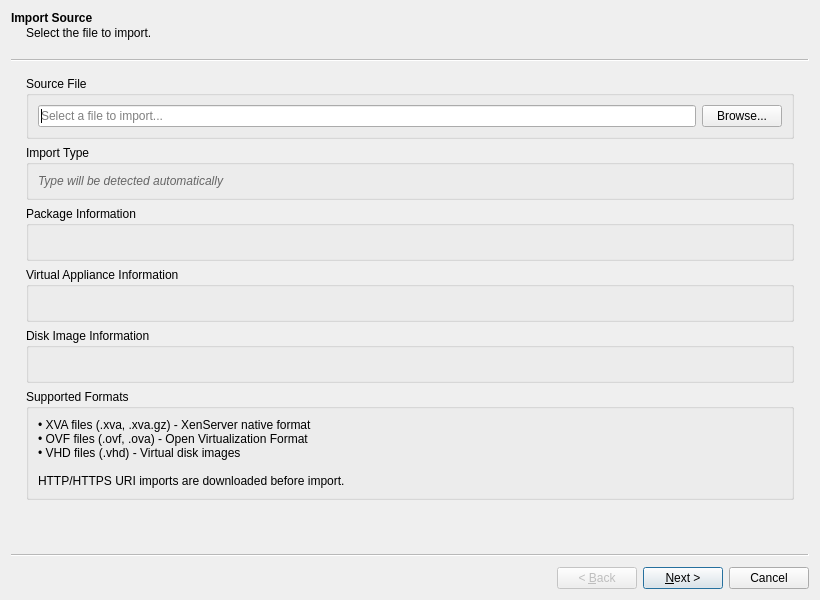
<?xml version="1.0" encoding="UTF-8"?>
<ui version="4.0">
 <class>ImportWizard</class>
 <widget class="QWizard" name="ImportWizard">
  <property name="geometry">
   <rect>
    <x>0</x>
    <y>0</y>
    <width>820</width>
    <height>600</height>
   </rect>
  </property>
  <property name="windowTitle">
   <string>Import Virtual Machine</string>
  </property>
  <property name="modal">
   <bool>true</bool>
  </property>

  <!-- ══ Page 0: Source ══════════════════════════════════════════════════════ -->
  <widget class="QWizardPage" name="pageSource">
   <property name="title">
    <string>Import Source</string>
   </property>
   <property name="subTitle">
    <string>Select the file to import.</string>
   </property>
   <layout class="QVBoxLayout" name="sourcePageLayout">
    <item>
     <widget class="QGroupBox" name="fileGroup">
      <property name="title">
       <string>Source File</string>
      </property>
      <layout class="QHBoxLayout" name="fileGroupLayout">
       <item>
        <widget class="QLineEdit" name="filePathEdit">
         <property name="placeholderText">
          <string>Select a file to import...</string>
         </property>
        </widget>
       </item>
       <item>
        <widget class="QPushButton" name="browseButton">
         <property name="text">
          <string>Browse...</string>
         </property>
        </widget>
       </item>
      </layout>
     </widget>
    </item>
    <item>
     <widget class="QGroupBox" name="typeGroup">
      <property name="title">
       <string>Import Type</string>
      </property>
      <layout class="QVBoxLayout" name="typeGroupLayout">
       <item>
        <widget class="QLabel" name="typeLabel">
         <property name="text">
          <string>Type will be detected automatically</string>
         </property>
         <property name="styleSheet">
          <string>QLabel { color: #666; font-style: italic; }</string>
         </property>
        </widget>
       </item>
      </layout>
     </widget>
    </item>
    <item>
     <widget class="QGroupBox" name="ovfMetaGroup">
      <property name="title">
       <string>Package Information</string>
      </property>
      <property name="visible">
       <bool>false</bool>
      </property>
      <layout class="QVBoxLayout" name="ovfMetaGroupLayout">
       <item>
        <widget class="QLabel" name="ovfMetaLabel">
         <property name="text">
          <string/>
         </property>
         <property name="wordWrap">
          <bool>true</bool>
         </property>
        </widget>
       </item>
      </layout>
     </widget>
    </item>
    <item>
     <widget class="QGroupBox" name="xvaMetaGroup">
      <property name="title">
       <string>Virtual Appliance Information</string>
      </property>
      <property name="visible">
       <bool>false</bool>
      </property>
      <layout class="QVBoxLayout" name="xvaMetaGroupLayout">
       <item>
        <widget class="QLabel" name="xvaMetaLabel">
         <property name="text">
          <string/>
         </property>
         <property name="wordWrap">
          <bool>true</bool>
         </property>
        </widget>
       </item>
      </layout>
     </widget>
    </item>
    <item>
     <widget class="QGroupBox" name="diskMetaGroup">
      <property name="title">
       <string>Disk Image Information</string>
      </property>
      <property name="visible">
       <bool>false</bool>
      </property>
      <layout class="QVBoxLayout" name="diskMetaGroupLayout">
       <item>
        <widget class="QLabel" name="diskMetaLabel">
         <property name="text">
          <string/>
         </property>
         <property name="wordWrap">
          <bool>true</bool>
         </property>
        </widget>
       </item>
      </layout>
     </widget>
    </item>
    <item>
     <widget class="QGroupBox" name="formatsGroup">
      <property name="title">
       <string>Supported Formats</string>
      </property>
      <layout class="QVBoxLayout" name="formatsGroupLayout">
       <item>
        <widget class="QLabel" name="formatsLabel">
         <property name="text">
          <string>• XVA files (.xva, .xva.gz) - XenServer native format
• OVF files (.ovf, .ova) - Open Virtualization Format
• VHD files (.vhd) - Virtual disk images

HTTP/HTTPS URI imports are downloaded before import.</string>
         </property>
         <property name="wordWrap">
          <bool>true</bool>
         </property>
        </widget>
       </item>
      </layout>
     </widget>
    </item>
    <item>
     <spacer name="sourcePageSpacer">
      <property name="orientation">
       <enum>Qt::Vertical</enum>
      </property>
     </spacer>
    </item>
   </layout>
  </widget>

  <!-- ══ Page 1: Host ════════════════════════════════════════════════════════ -->
  <widget class="QWizardPage" name="pageHost">
   <property name="title">
    <string>Select Destination</string>
   </property>
   <property name="subTitle">
    <string>Choose the host or pool to import the virtual machine into.</string>
   </property>
   <layout class="QVBoxLayout" name="hostPageLayout">
    <item>
     <layout class="QFormLayout" name="hostFormLayout">
      <item row="0" column="0">
       <widget class="QLabel" name="hostLabel">
        <property name="text">
         <string>Target Server:</string>
        </property>
       </widget>
      </item>
      <item row="0" column="1">
       <widget class="QComboBox" name="hostCombo"/>
      </item>
     </layout>
    </item>
    <item>
     <widget class="QLabel" name="hostInfoLabel">
      <property name="text">
       <string>The virtual machine will be imported to the selected server. You can configure storage and network settings on the following pages.</string>
      </property>
      <property name="wordWrap">
       <bool>true</bool>
      </property>
      <property name="styleSheet">
       <string>QLabel { color: #666; font-style: italic; }</string>
      </property>
     </widget>
    </item>
    <item>
     <spacer name="hostPageSpacer">
      <property name="orientation">
       <enum>Qt::Vertical</enum>
      </property>
     </spacer>
    </item>
   </layout>
  </widget>

  <!-- ══ Page 2: Storage ═════════════════════════════════════════════════════ -->
  <widget class="QWizardPage" name="pageStorage">
   <property name="title">
    <string>Storage Configuration</string>
   </property>
   <property name="subTitle">
    <string>Select the storage repository for the imported virtual disks.</string>
   </property>
   <layout class="QVBoxLayout" name="storagePageLayout">
    <item>
     <layout class="QHBoxLayout" name="storageSrRow">
      <item>
       <widget class="QLabel" name="srLabel">
        <property name="text">
         <string>Storage Repository:</string>
        </property>
       </widget>
      </item>
      <item>
       <widget class="QComboBox" name="storageCombo">
        <property name="sizePolicy">
         <sizepolicy hsizetype="Expanding" vsizetype="Fixed">
          <horstretch>1</horstretch>
          <verstretch>0</verstretch>
         </sizepolicy>
        </property>
       </widget>
      </item>
      <item>
       <widget class="QPushButton" name="storageRescanButton">
        <property name="text">
         <string>Rescan</string>
        </property>
        <property name="toolTip">
         <string>Run SR.scan on the selected storage repository to refresh VDI and free-space information.</string>
        </property>
       </widget>
      </item>
     </layout>
    </item>
    <item>
     <widget class="QLabel" name="diskSrLabel">
      <property name="text">
       <string>Per-disk storage repositories:</string>
      </property>
      <property name="visible">
       <bool>false</bool>
      </property>
     </widget>
    </item>
    <item>
     <widget class="QTableWidget" name="diskSrTable">
      <property name="visible">
       <bool>false</bool>
      </property>
      <property name="selectionMode">
       <enum>QAbstractItemView::NoSelection</enum>
      </property>
      <property name="editTriggers">
       <set>QAbstractItemView::NoEditTriggers</set>
      </property>
      <property name="columnCount">
       <number>2</number>
      </property>
      <attribute name="horizontalHeaderItem">
       <column>0</column>
       <item>
        <property name="text">
         <string>Disk File</string>
        </property>
       </item>
      </attribute>
      <attribute name="horizontalHeaderItem">
       <column>1</column>
       <item>
        <property name="text">
         <string>Storage Repository</string>
        </property>
       </item>
      </attribute>
     </widget>
    </item>
    <item>
     <spacer name="storagePageSpacer">
      <property name="orientation">
       <enum>Qt::Vertical</enum>
      </property>
     </spacer>
    </item>
   </layout>
  </widget>

  <!-- ══ Page 3: Network ═════════════════════════════════════════════════════ -->
  <widget class="QWizardPage" name="pageNetwork">
   <property name="title">
    <string>Network Configuration</string>
   </property>
   <property name="subTitle">
    <string>Select the target network(s) for the imported virtual machine.</string>
   </property>
   <layout class="QVBoxLayout" name="networkPageLayout">
    <item>
     <widget class="QGroupBox" name="xvaNetGroup">
      <property name="title">
       <string>Target Network</string>
      </property>
      <layout class="QFormLayout" name="xvaNetGroupLayout">
       <item row="0" column="0">
        <widget class="QLabel" name="networkComboLabel">
         <property name="text">
          <string>Target Network:</string>
         </property>
        </widget>
       </item>
       <item row="0" column="1">
        <widget class="QComboBox" name="networkCombo"/>
       </item>
      </layout>
     </widget>
    </item>
    <item>
     <widget class="QGroupBox" name="ovfMappingGroup">
      <property name="title">
       <string>OVF Network Mappings</string>
      </property>
      <property name="visible">
       <bool>false</bool>
      </property>
      <layout class="QVBoxLayout" name="ovfMappingGroupLayout">
       <item>
        <widget class="QWidget" name="ovfMappingContainer"/>
       </item>
      </layout>
     </widget>
    </item>
    <item>
     <spacer name="networkPageSpacer">
      <property name="orientation">
       <enum>Qt::Vertical</enum>
      </property>
     </spacer>
    </item>
   </layout>
  </widget>

  <!-- ══ Page 4: Options ═════════════════════════════════════════════════════ -->
  <widget class="QWizardPage" name="pageOptions">
   <property name="title">
    <string>Import Options</string>
   </property>
   <property name="subTitle">
    <string>Configure additional import options.</string>
   </property>
   <layout class="QVBoxLayout" name="optionsPageLayout">
    <item>
     <widget class="QGroupBox" name="importOptionsGroup">
      <property name="title">
       <string>Import Options</string>
      </property>
      <layout class="QVBoxLayout" name="importOptionsGroupLayout">
       <item>
        <widget class="QCheckBox" name="runFixups">
         <property name="text">
          <string>Run operating system fixups</string>
         </property>
        </widget>
       </item>
       <item>
        <layout class="QFormLayout" name="fixupSrFormLayout">
         <item row="0" column="0">
          <widget class="QLabel" name="fixupSrLabel">
           <property name="text">
            <string>Fixup ISO SR:</string>
           </property>
           <property name="enabled">
            <bool>false</bool>
           </property>
          </widget>
         </item>
         <item row="0" column="1">
          <widget class="QComboBox" name="fixupSrCombo">
           <property name="enabled">
            <bool>false</bool>
           </property>
          </widget>
         </item>
        </layout>
       </item>
       <item>
        <widget class="QCheckBox" name="startAfterImport">
         <property name="text">
          <string>Start VMs automatically after import</string>
         </property>
        </widget>
       </item>
      </layout>
     </widget>
    </item>
    <item>
     <spacer name="optionsPageSpacer">
      <property name="orientation">
       <enum>Qt::Vertical</enum>
      </property>
     </spacer>
    </item>
   </layout>
  </widget>

  <!-- ══ Page 5: Finish ══════════════════════════════════════════════════════ -->
  <widget class="QWizardPage" name="pageFinish">
   <property name="title">
    <string>Ready to Import</string>
   </property>
   <property name="subTitle">
    <string>Review the import settings and start the import process.</string>
   </property>
   <layout class="QVBoxLayout" name="finishPageLayout">
    <item>
     <widget class="QLabel" name="summaryLabel">
      <property name="text">
       <string>Import Summary:</string>
      </property>
     </widget>
    </item>
    <item>
     <widget class="QTextEdit" name="summaryText">
      <property name="readOnly">
       <bool>true</bool>
      </property>
      <property name="maximumHeight">
       <number>200</number>
      </property>
     </widget>
    </item>
    <item>
     <widget class="QGroupBox" name="finishProgressGroup">
      <property name="title">
       <string>Import Progress</string>
      </property>
      <layout class="QVBoxLayout" name="finishProgressGroupLayout">
       <item>
        <widget class="QLabel" name="statusLabel">
         <property name="text">
          <string>Click Finish to start the import process.</string>
         </property>
        </widget>
       </item>
       <item>
        <widget class="QProgressBar" name="progressBar">
         <property name="visible">
          <bool>false</bool>
         </property>
         <property name="value">
          <number>0</number>
         </property>
        </widget>
       </item>
      </layout>
     </widget>
    </item>
    <item>
     <spacer name="finishPageSpacer">
      <property name="orientation">
       <enum>Qt::Vertical</enum>
      </property>
     </spacer>
    </item>
   </layout>
  </widget>

  <!-- ══ Page 6: VM Config (VHD/VMDK only) ══════════════════════════════════ -->
  <widget class="QWizardPage" name="pageVmConfig">
   <property name="title">
    <string>Virtual Machine Configuration</string>
   </property>
   <property name="subTitle">
    <string>Specify the name and hardware settings for the imported virtual machine.</string>
   </property>
   <layout class="QVBoxLayout" name="vmConfigPageLayout">
    <item>
     <layout class="QFormLayout" name="vmConfigFormLayout">
      <item row="0" column="0">
       <widget class="QLabel" name="vmNameLabel">
        <property name="text">
         <string>VM Name:</string>
        </property>
       </widget>
      </item>
      <item row="0" column="1">
       <widget class="QLineEdit" name="vmNameEdit">
        <property name="placeholderText">
         <string>Enter a name for the virtual machine</string>
        </property>
       </widget>
      </item>
      <item row="1" column="0">
       <widget class="QLabel" name="vcpuLabel">
        <property name="text">
         <string>vCPUs:</string>
        </property>
       </widget>
      </item>
      <item row="1" column="1">
       <widget class="QSpinBox" name="vcpuSpin">
        <property name="minimum">
         <number>1</number>
        </property>
        <property name="maximum">
         <number>64</number>
        </property>
        <property name="value">
         <number>1</number>
        </property>
       </widget>
      </item>
      <item row="2" column="0">
       <widget class="QLabel" name="memoryLabel">
        <property name="text">
         <string>Memory (MB):</string>
        </property>
       </widget>
      </item>
      <item row="2" column="1">
       <widget class="QSpinBox" name="memorySpin">
        <property name="minimum">
         <number>64</number>
        </property>
        <property name="maximum">
         <number>1048576</number>
        </property>
        <property name="singleStep">
         <number>256</number>
        </property>
        <property name="value">
         <number>512</number>
        </property>
       </widget>
      </item>
            <item row="3" column="0">
             <widget class="QLabel" name="additionalDiskSpaceLabel">
                <property name="text">
                 <string>Additional disk space (GB):</string>
                </property>
             </widget>
            </item>
            <item row="3" column="1">
             <widget class="QSpinBox" name="additionalDiskSpaceSpin">
                <property name="minimum">
                 <number>0</number>
                </property>
                <property name="maximum">
                 <number>1048576</number>
                </property>
                <property name="singleStep">
                 <number>1</number>
                </property>
                <property name="suffix">
                 <string> GB</string>
                </property>
             </widget>
            </item>
     </layout>
    </item>
    <item>
     <spacer name="vmConfigPageSpacer">
      <property name="orientation">
       <enum>Qt::Vertical</enum>
      </property>
     </spacer>
    </item>
   </layout>
  </widget>

  <!-- ══ Page 7: EULA (OVF only) ════════════════════════════════════════════ -->
  <widget class="QWizardPage" name="pageEula">
   <property name="title">
    <string>End User License Agreement</string>
   </property>
   <property name="subTitle">
    <string>You must accept the license agreement(s) before proceeding.</string>
   </property>
   <layout class="QVBoxLayout" name="eulaPageLayout">
    <item>
     <widget class="QLabel" name="eulaIntroLabel">
      <property name="text">
       <string>Please read the following license agreement(s). You must accept all agreements to continue importing this package.</string>
      </property>
      <property name="wordWrap">
       <bool>true</bool>
      </property>
     </widget>
    </item>
    <item>
     <widget class="QTabWidget" name="eulaTabWidget"/>
    </item>
    <item>
     <widget class="QCheckBox" name="eulaAcceptCheck">
      <property name="text">
       <string>I have read and accept the above End User License Agreement(s).</string>
      </property>
     </widget>
    </item>
   </layout>
  </widget>

  <!-- ══ Page 8: Security (OVF only) ════════════════════════════════════════ -->
  <widget class="QWizardPage" name="pageSecurity">
   <property name="title">
    <string>Security</string>
   </property>
   <property name="subTitle">
    <string>Review the security information for this package.</string>
   </property>
   <layout class="QVBoxLayout" name="securityPageLayout">
    <item>
     <widget class="QLabel" name="securityInfoLabel">
      <property name="text">
       <string/>
      </property>
      <property name="wordWrap">
       <bool>true</bool>
      </property>
     </widget>
    </item>
    <item>
     <spacer>
      <property name="orientation">
       <enum>Qt::Vertical</enum>
      </property>
      <property name="sizeHint" stdset="0">
       <size>
        <width>20</width>
        <height>8</height>
       </size>
      </property>
     </spacer>
    </item>
    <item>
     <widget class="QGroupBox" name="securityVerifyGroup">
      <property name="title">
       <string>Verification</string>
      </property>
      <layout class="QVBoxLayout" name="securityVerifyGroupLayout">
       <item>
        <widget class="QCheckBox" name="securityVerifyCheck">
         <property name="checked">
          <bool>true</bool>
         </property>
        </widget>
       </item>
      </layout>
     </widget>
    </item>
    <item>
     <spacer name="securityPageSpacer">
      <property name="orientation">
       <enum>Qt::Vertical</enum>
      </property>
     </spacer>
    </item>
   </layout>
  </widget>

  <!-- ══ Page 9: Boot Options (VHD/VMDK only) ═══════════════════════════════ -->
  <widget class="QWizardPage" name="pageBootOptions">
   <property name="title">
    <string>Boot Options</string>
   </property>
   <property name="subTitle">
    <string>Select the firmware type and optional security hardware for the imported VM.</string>
   </property>
   <layout class="QVBoxLayout" name="bootOptionsPageLayout">
    <item>
     <widget class="QGroupBox" name="firmwareGroup">
      <property name="title">
       <string>Boot Firmware</string>
      </property>
      <layout class="QVBoxLayout" name="firmwareGroupLayout">
       <item>
        <widget class="QRadioButton" name="bootBiosRadio">
         <property name="text">
          <string>BIOS (Legacy)</string>
         </property>
         <property name="checked">
          <bool>true</bool>
         </property>
         <property name="toolTip">
          <string>Traditional BIOS/HVM boot. Compatible with most guest operating systems.</string>
         </property>
        </widget>
       </item>
       <item>
        <widget class="QRadioButton" name="bootUefiRadio">
         <property name="text">
          <string>UEFI</string>
         </property>
         <property name="toolTip">
          <string>UEFI firmware. Required by some modern operating systems.</string>
         </property>
        </widget>
       </item>
       <item>
        <widget class="QRadioButton" name="bootUefiSecureRadio">
         <property name="text">
          <string>UEFI Secure Boot</string>
         </property>
         <property name="toolTip">
          <string>UEFI with Secure Boot enabled. The guest OS must support Secure Boot.</string>
         </property>
        </widget>
       </item>
      </layout>
     </widget>
    </item>
    <item>
     <spacer>
      <property name="orientation">
       <enum>Qt::Vertical</enum>
      </property>
      <property name="sizeHint" stdset="0">
       <size>
        <width>20</width>
        <height>8</height>
       </size>
      </property>
     </spacer>
    </item>
    <item>
     <widget class="QGroupBox" name="secHwGroup">
      <property name="title">
       <string>Security Hardware</string>
      </property>
      <layout class="QVBoxLayout" name="secHwGroupLayout">
       <item>
        <widget class="QCheckBox" name="vtpmCheck">
         <property name="text">
          <string>Assign a virtual Trusted Platform Module (vTPM)</string>
         </property>
         <property name="toolTip">
          <string>A vTPM allows the guest to store secrets and verify platform integrity.
Requires XenServer 22.26.0 / XCP-ng 8.3 or later.</string>
         </property>
        </widget>
       </item>
      </layout>
     </widget>
    </item>
    <item>
     <spacer name="bootOptionsPageSpacer">
      <property name="orientation">
       <enum>Qt::Vertical</enum>
      </property>
     </spacer>
    </item>
   </layout>
  </widget>

 </widget>
 <resources/>
 <connections/>
</ui>
